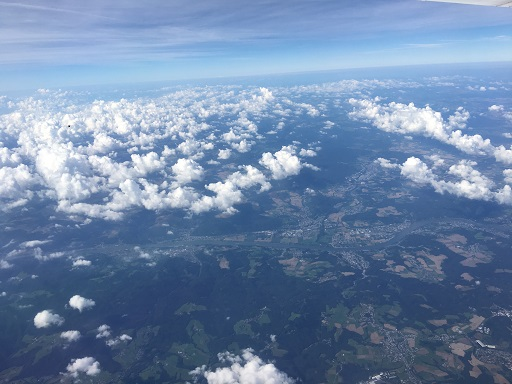
#> input picture Control/clouds.jpg, 512 x 384 px, given in place of the camera
$ python track.py
#> lines starting #> are read from the running program, lines starting #| are printed output that depends on the picture; after the words box and inside, x2 and y2 are one past the last pixel; in counts of white or black regions, pixels touching at a corner belong together
import numpy as np
import cv2
cap=cv2.VideoCapture(0)
#trackbars
def nothing(x):
    pass
cv2.namedWindow("Trackbars")
cv2.createTrackbar("L-H","Trackbars",0,179,nothing)
#> slider 'L-H' is set to 35
cv2.createTrackbar("L-S","Trackbars",0,255,nothing)
#> slider 'L-S' is set to 51
cv2.createTrackbar("L-V","Trackbars",0,255,nothing)
#> slider 'L-V' is set to 51
cv2.createTrackbar("U-H","Trackbars",179,179,nothing)
cv2.createTrackbar("U-S","Trackbars",255,255,nothing)
cv2.createTrackbar("U-V","Trackbars",255,255,nothing)
font=cv2.FONT_HERSHEY_COMPLEX_SMALL
while True:
    ret,frame=cap.read()
#> frame is the input picture: shape (384, 512, 3); mean B, G, R 167.8, 134.4, 110.1
    hsv_frame=cv2.cvtColor(frame,cv2.COLOR_BGR2HSV)
#> hsv_frame: shape (384, 512, 3); mean H, S, V 107.3, 96.3, 167.8
    l_h=cv2.getTrackbarPos("L-H","Trackbars")
    l_s=cv2.getTrackbarPos("L-S","Trackbars")
    l_v=cv2.getTrackbarPos("L-V","Trackbars")
    u_h=cv2.getTrackbarPos("U-H","Trackbars")
    u_s=cv2.getTrackbarPos("U-S","Trackbars")
    u_v=cv2.getTrackbarPos("U-V","Trackbars")
    lower_color=np.array([l_h,l_s,l_v])#0,101,33
    upper_color=np.array([u_h,u_s,u_v])#31,255,255
    #lower_color=np.array([0,101,33])#0,147,31
    #upper_color=np.array([18,255,255])#18,236,255
    mask=cv2.inRange(hsv_frame,lower_color,upper_color)
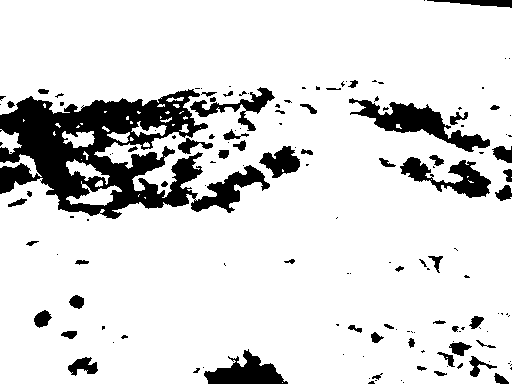
#> mask: shape (384, 512); 85.9% white; 147 black regions (89 under 20 px), largest, box (x1, y1, x2, y2) and area: (0, 89, 270, 219) 15700, (349, 98, 490, 152) 2425, (400, 157, 491, 198) 1530
    kernel=np.ones((5,5),np.uint8)
    mask=cv2.erode(mask,kernel)
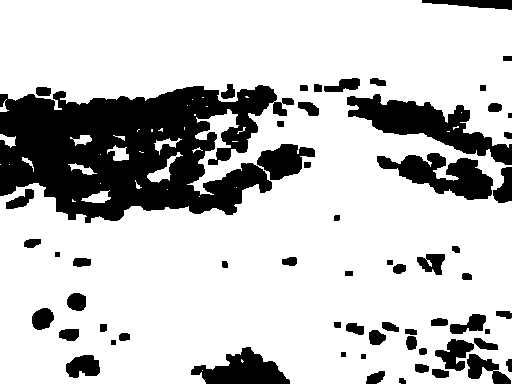
#> mask: shape (384, 512); 77.1% white; 62 black regions
    #contours detection
    contours, hierarchy=cv2.findContours(mask, cv2.RETR_TREE, cv2.CHAIN_APPROX_SIMPLE)
#> contours = 91 contours, 29 with area under 20; largest, box (x1, y1, x2, y2) and area: (0, 0, 512, 384) 159632, (376, 152, 494, 201) 3005, (256, 143, 316, 181) 1346, (434, 338, 475, 372) 754, (65, 354, 101, 379) 630
    for i in contours:
        area=cv2.contourArea(i)
        approx=cv2.approxPolyDP(i,0.02*cv2.arcLength(i,True),True)
        x=approx.ravel()[0]
        y=approx.ravel()[1]
        if area >400:
            cv2.drawContours(frame,[approx],0,(0,0,0),3)
            if len(approx)==4:
                cv2.putText(frame,"Rectangle",(x,y),font,1,(0,0,0))
            if 10<len(approx)<20:
                cv2.putText(frame,"Circle",(x,y),font,1,(0,0,0))
#> this loop made 91 passes
#> (area, x, y) on passes 5, 12, 13, 15, 18, 20, 22, 23, 36, 39, 40, 41: (183, 109, 190), (106, 68, 164), (32.5, 22, 157), (261, 182, 155), (161.5, 107, 150), (119, 181, 139), (102, 70, 137), (100, 0, 134), (30, 6, 99), (159632.5, 0, 0), (150, 431, 369), (126, 414, 364)
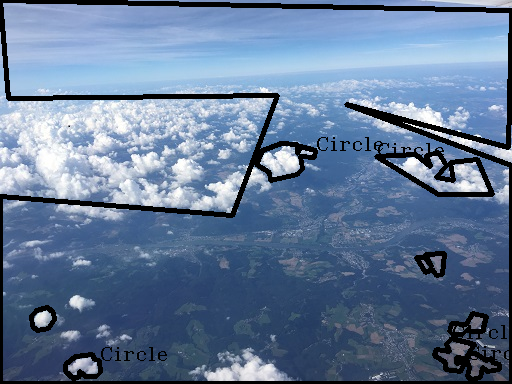
#> frame: shape (384, 512, 3); 8.76% of pixels changed, all inside (x1, y1, x2, y2) = (0, 0, 512, 384)
        #print(len(i))
    #result=cv2.bitwise_and(frame,frame,mask=mask)
    cv2.imshow("frame",frame)
    cv2.imshow("mask",mask)
    #cv2.imshow("result",result)
    key=cv2.waitKey(1)
#> (key Esc is pressed here)
    if key==27:
        break
cap.release()
cv2.destroyAllWindows()
